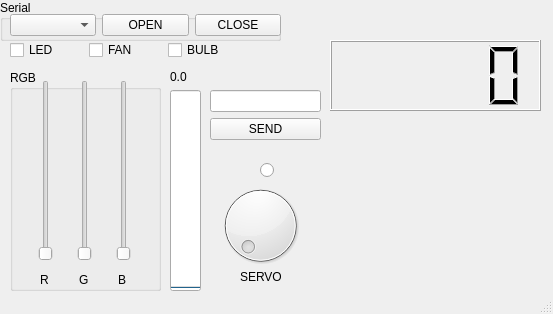
<?xml version="1.0" encoding="UTF-8"?>
<ui version="4.0">
 <class>MainWindow</class>
 <widget class="QMainWindow" name="MainWindow">
  <property name="geometry">
   <rect>
    <x>0</x>
    <y>0</y>
    <width>553</width>
    <height>314</height>
   </rect>
  </property>
  <property name="windowTitle">
   <string>MainWindow</string>
  </property>
  <property name="tabShape">
   <enum>QTabWidget::Rounded</enum>
  </property>
  <widget class="QWidget" name="centralwidget">
   <widget class="QGroupBox" name="groupBox">
    <property name="geometry">
     <rect>
      <x>10</x>
      <y>70</y>
      <width>151</width>
      <height>221</height>
     </rect>
    </property>
    <property name="title">
     <string>RGB</string>
    </property>
    <widget class="QWidget" name="">
     <property name="geometry">
      <rect>
       <x>10</x>
       <y>10</y>
       <width>131</width>
       <height>181</height>
      </rect>
     </property>
     <layout class="QHBoxLayout" name="horizontalLayout_3">
      <item>
       <widget class="QSlider" name="RS">
        <property name="maximum">
         <number>255</number>
        </property>
        <property name="orientation">
         <enum>Qt::Vertical</enum>
        </property>
       </widget>
      </item>
      <item>
       <widget class="QSlider" name="GS">
        <property name="maximum">
         <number>255</number>
        </property>
        <property name="orientation">
         <enum>Qt::Vertical</enum>
        </property>
       </widget>
      </item>
      <item>
       <widget class="QSlider" name="BS">
        <property name="maximum">
         <number>255</number>
        </property>
        <property name="orientation">
         <enum>Qt::Vertical</enum>
        </property>
       </widget>
      </item>
     </layout>
    </widget>
    <widget class="QWidget" name="">
     <property name="geometry">
      <rect>
       <x>30</x>
       <y>200</y>
       <width>111</width>
       <height>20</height>
      </rect>
     </property>
     <layout class="QHBoxLayout" name="horizontalLayout_4">
      <item>
       <widget class="QLabel" name="label">
        <property name="text">
         <string>R</string>
        </property>
       </widget>
      </item>
      <item>
       <widget class="QLabel" name="label_2">
        <property name="text">
         <string>G</string>
        </property>
       </widget>
      </item>
      <item>
       <widget class="QLabel" name="label_3">
        <property name="text">
         <string>B</string>
        </property>
       </widget>
      </item>
     </layout>
    </widget>
   </widget>
   <widget class="QGroupBox" name="groupBox_2">
    <property name="geometry">
     <rect>
      <x>0</x>
      <y>0</y>
      <width>281</width>
      <height>41</height>
     </rect>
    </property>
    <property name="title">
     <string>Serial</string>
    </property>
    <widget class="QWidget" name="">
     <property name="geometry">
      <rect>
       <x>10</x>
       <y>10</y>
       <width>271</width>
       <height>31</height>
      </rect>
     </property>
     <layout class="QHBoxLayout" name="horizontalLayout">
      <item>
       <widget class="QComboBox" name="comL"/>
      </item>
      <item>
       <widget class="QPushButton" name="openB">
        <property name="text">
         <string>OPEN</string>
        </property>
       </widget>
      </item>
      <item>
       <widget class="QPushButton" name="closeB">
        <property name="text">
         <string>CLOSE</string>
        </property>
       </widget>
      </item>
     </layout>
    </widget>
   </widget>
   <widget class="QDial" name="servoK">
    <property name="geometry">
     <rect>
      <x>210</x>
      <y>180</y>
      <width>101</width>
      <height>91</height>
     </rect>
    </property>
    <property name="maximum">
     <number>180</number>
    </property>
   </widget>
   <widget class="QLabel" name="label_4">
    <property name="geometry">
     <rect>
      <x>240</x>
      <y>270</y>
      <width>47</width>
      <height>13</height>
     </rect>
    </property>
    <property name="text">
     <string>SERVO</string>
    </property>
   </widget>
   <widget class="QProgressBar" name="tempB">
    <property name="geometry">
     <rect>
      <x>170</x>
      <y>90</y>
      <width>31</width>
      <height>201</height>
     </rect>
    </property>
    <property name="minimum">
     <number>200</number>
    </property>
    <property name="maximum">
     <number>400</number>
    </property>
    <property name="value">
     <number>199</number>
    </property>
    <property name="orientation">
     <enum>Qt::Vertical</enum>
    </property>
   </widget>
   <widget class="QLabel" name="tempL">
    <property name="geometry">
     <rect>
      <x>170</x>
      <y>70</y>
      <width>47</width>
      <height>13</height>
     </rect>
    </property>
    <property name="text">
     <string>0.0</string>
    </property>
   </widget>
   <widget class="QLCDNumber" name="lcdN">
    <property name="geometry">
     <rect>
      <x>330</x>
      <y>40</y>
      <width>211</width>
      <height>71</height>
     </rect>
    </property>
   </widget>
   <widget class="QRadioButton" name="circle">
    <property name="geometry">
     <rect>
      <x>260</x>
      <y>160</y>
      <width>41</width>
      <height>21</height>
     </rect>
    </property>
    <property name="text">
     <string/>
    </property>
    <property name="iconSize">
     <size>
      <width>0</width>
      <height>0</height>
     </size>
    </property>
   </widget>
   <widget class="PlotWidget" name="graph" native="true">
    <property name="geometry">
     <rect>
      <x>330</x>
      <y>120</y>
      <width>211</width>
      <height>161</height>
     </rect>
    </property>
   </widget>
   <widget class="QWidget" name="">
    <property name="geometry">
     <rect>
      <x>10</x>
      <y>40</y>
      <width>231</width>
      <height>21</height>
     </rect>
    </property>
    <layout class="QHBoxLayout" name="horizontalLayout_2">
     <item>
      <widget class="QCheckBox" name="ledC">
       <property name="text">
        <string>LED</string>
       </property>
      </widget>
     </item>
     <item>
      <widget class="QCheckBox" name="fanC">
       <property name="text">
        <string>FAN</string>
       </property>
      </widget>
     </item>
     <item>
      <widget class="QCheckBox" name="bulbC">
       <property name="text">
        <string>BULB</string>
       </property>
      </widget>
     </item>
    </layout>
   </widget>
   <widget class="QWidget" name="">
    <property name="geometry">
     <rect>
      <x>210</x>
      <y>90</y>
      <width>111</width>
      <height>51</height>
     </rect>
    </property>
    <layout class="QVBoxLayout" name="verticalLayout">
     <item>
      <widget class="QLineEdit" name="textF"/>
     </item>
     <item>
      <widget class="QPushButton" name="sendB">
       <property name="text">
        <string>SEND</string>
       </property>
      </widget>
     </item>
    </layout>
   </widget>
  </widget>
  <widget class="QStatusBar" name="statusbar"/>
 </widget>
 <customwidgets>
  <customwidget>
   <class>PlotWidget</class>
   <extends>QWidget</extends>
   <header>pyqtgraph</header>
   <container>1</container>
  </customwidget>
 </customwidgets>
 <resources/>
 <connections/>
</ui>
